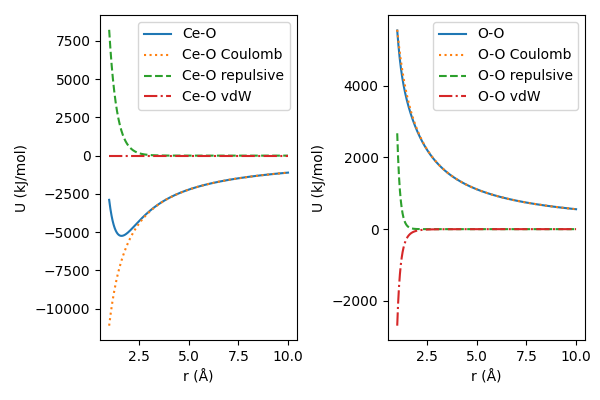

The Python source for this figure:
import matplotlib.pyplot as plt
import numpy as np

q = 1.602176634e-19  # C
N_A = 6.02214076e23  # 1 / mol
epsilon_0 = 8.8541878128e-12  # F / m
Coulomb_const = 1 / (4 * np.pi * epsilon_0)  # N * m^2 / C^2


def bmh(z_i, z_j, A_ij, rho_ij, C_ij, r_ij_in_A):
    r_ij_in_m = r_ij_in_A * 1e-10  # m

    # Coulomb interaction
    U_Coulomb_in_J = Coulomb_const * z_i * z_j * q ** 2 / r_ij_in_m  # J
    U_Coulomb_in_kJ_per_mol = U_Coulomb_in_J / 1000 * N_A  # kJ / mol

    # Repulsive potential
    U_repulsive_in_kJ_per_mol = A_ij * np.exp(-r_ij_in_A / rho_ij)  # kJ / mol

    # van der Waals interaction
    U_vdW_in_kJ_per_mol = -C_ij / r_ij_in_A ** 6  # kJ / mol

    # Total potential
    U = U_Coulomb_in_kJ_per_mol + U_repulsive_in_kJ_per_mol + U_vdW_in_kJ_per_mol

    return U, U_Coulomb_in_kJ_per_mol, U_repulsive_in_kJ_per_mol, U_vdW_in_kJ_per_mol


def main():
    z_Ce = 4  # Ce4+
    z_O = -2  # O2-
    A_CeO = 11.350e4  # kJ/mol
    A_OO = 21.960e5  # kJ/mol
    rho_CeO = 0.3810  # Å
    rho_OO = 0.1490  # Å
    C_CeO = 0.0  # kJ * Å^6 / mol
    C_OO = 2.691e3  # kJ * Å^6 / mol
    r_ij = np.linspace(1.0, 10.0, 1000)  # Å
    U_CeO, U_CeO_Coulomb, U_CeO_repulsive, U_CeO_vdW = bmh(z_Ce, z_O, A_CeO, rho_CeO, C_CeO, r_ij)
    U_OO, U_OO_Coulomb, U_OO_repulsive, U_OO_vdW = bmh(z_O, z_O, A_OO, rho_OO, C_OO, r_ij)
    fig, axs = plt.subplot_mosaic([["CeO", "OO"]], figsize=(6, 4))
    axs["CeO"].plot(r_ij, U_CeO, label="Ce-O")
    axs["CeO"].plot(r_ij, U_CeO_Coulomb, ":", label="Ce-O Coulomb")
    axs["CeO"].plot(r_ij, U_CeO_repulsive, "--", label="Ce-O repulsive")
    axs["CeO"].plot(r_ij, U_CeO_vdW, "-.", label="Ce-O vdW")
    axs["CeO"].set_xlabel("r (Å)")
    axs["CeO"].set_ylabel("U (kJ/mol)")
    axs["CeO"].legend()
    axs["OO"].plot(r_ij, U_OO, label="O-O")
    axs["OO"].plot(r_ij, U_OO_Coulomb, ":", label="O-O Coulomb")
    axs["OO"].plot(r_ij, U_OO_repulsive, "--", label="O-O repulsive")
    axs["OO"].plot(r_ij, U_OO_vdW, "-.", label="O-O vdW")
    axs["OO"].set_xlabel("r (Å)")
    axs["OO"].set_ylabel("U (kJ/mol)")
    axs["OO"].legend()
    plt.tight_layout()
    plt.savefig("potential.png")


if __name__ == "__main__":
    main()
